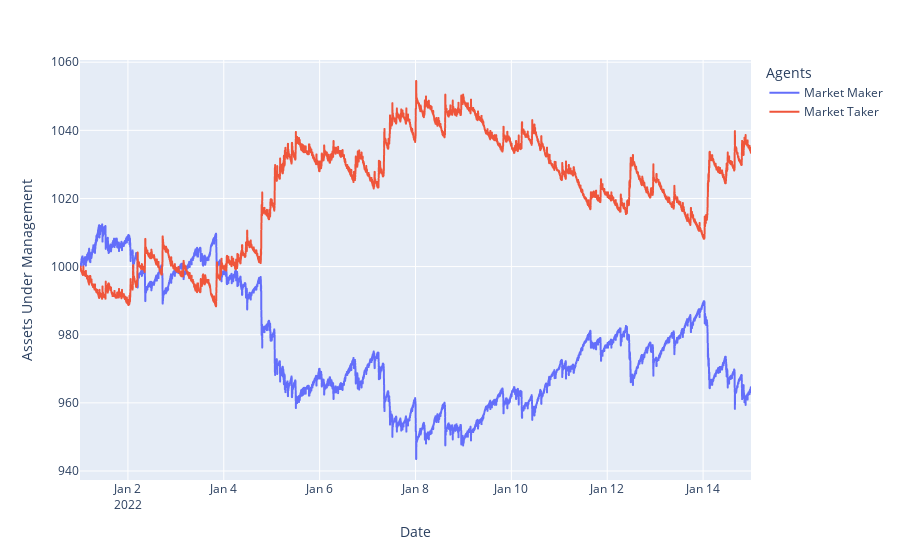

The notebook cell saved with this chart:
### Code cell
import plotly.express as px
import pandas as pd

df_plot = pd.DataFrame()
df_plot['Market Maker'] = mm_holdings['aum']
df_plot['Market Taker'] = mt_holdings['aum']
fig = px.line(df_plot,labels={'variable':'Agents','value':'Assets Under Management','dt':'Date'})
fig.show()

### Figure 1 — Plotly figure (JSON) as saved in the notebook; plotly's stock layout.template omitted (floating-point values rounded to 4 significant figures; data arrays with more than 128 entries replaced by an {"elided": "..."} marker saying what was removed)
{"data": [{"hovertemplate": "Agents=Market Maker<br>Date=%{x}<br>Assets Under Management=%{y}<extra></extra>", "legendgroup": "Market Maker", "line": {"color": "#636efa", "dash": "solid"}, "marker": {"symbol": "circle"}, "mode": "lines", "name": "Market Maker", "showlegend": true, "type": "scattergl", "x": {"elided": "20160 str values"}, "xaxis": "x", "y": {"elided": "20160 float values"}, "yaxis": "y"}, {"hovertemplate": "Agents=Market Taker<br>Date=%{x}<br>Assets Under Management=%{y}<extra></extra>", "legendgroup": "Market Taker", "line": {"color": "#EF553B", "dash": "solid"}, "marker": {"symbol": "circle"}, "mode": "lines", "name": "Market Taker", "showlegend": true, "type": "scattergl", "x": {"elided": "20160 str values"}, "xaxis": "x", "y": {"elided": "20160 float values"}, "yaxis": "y"}], "layout": {"legend": {"title": {"text": "Agents"}, "tracegroupgap": 0}, "margin": {"t": 60}, "xaxis": {"anchor": "y", "domain": [0, 1], "title": {"text": "Date"}}, "yaxis": {"anchor": "x", "domain": [0, 1], "title": {"text": "Assets Under Management"}}}}
